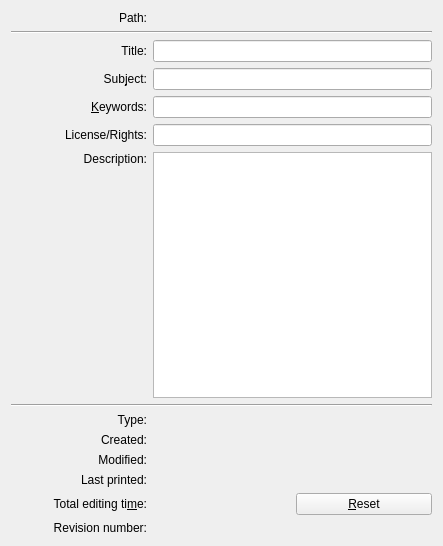
<?xml version="1.0" encoding="UTF-8"?>
<ui version="4.0">
 <author>
  SPDX-FileCopyrightText: none
  SPDX-License-Identifier: GPL-3.0-or-later
 </author>
 <class>KoDocumentInfoAboutWidget</class>
 <widget class="QWidget" name="KoDocumentInfoAboutWidget">
  <property name="geometry">
   <rect>
    <x>0</x>
    <y>0</y>
    <width>443</width>
    <height>546</height>
   </rect>
  </property>
  <layout class="QGridLayout">
   <item row="10" column="1">
    <widget class="QLabel" name="lblModified">
     <property name="text">
      <string/>
     </property>
    </widget>
   </item>
   <item row="11" column="0">
    <widget class="QLabel" name="lblLastPrintedDesc">
     <property name="text">
      <string>Last printed:</string>
     </property>
     <property name="alignment">
      <set>Qt::AlignRight|Qt::AlignTrailing|Qt::AlignVCenter</set>
     </property>
    </widget>
   </item>
   <item row="0" column="1" colspan="2">
    <widget class="QLabel" name="filePathLabel">
     <property name="text">
      <string/>
     </property>
    </widget>
   </item>
   <item row="10" column="0">
    <widget class="QLabel" name="lblModifiedDesc">
     <property name="text">
      <string>Modified:</string>
     </property>
     <property name="alignment">
      <set>Qt::AlignRight|Qt::AlignTrailing|Qt::AlignVCenter</set>
     </property>
    </widget>
   </item>
   <item row="1" column="0" colspan="3">
    <widget class="Line" name="filePathSeparatorLine">
     <property name="orientation">
      <enum>Qt::Horizontal</enum>
     </property>
    </widget>
   </item>
   <item row="7" column="0" colspan="3">
    <widget class="Line" name="line_2">
     <property name="orientation">
      <enum>Qt::Horizontal</enum>
     </property>
    </widget>
   </item>
   <item row="5" column="0">
    <widget class="QLabel" name="lblLicense">
     <property name="text">
      <string>License/Rights:</string>
     </property>
     <property name="alignment">
      <set>Qt::AlignRight|Qt::AlignTrailing|Qt::AlignVCenter</set>
     </property>
    </widget>
   </item>
   <item row="5" column="1" colspan="2">
    <widget class="QLineEdit" name="leLicense"/>
   </item>
   <item row="8" column="0">
    <widget class="QLabel" name="lblTypeDesc">
     <property name="text">
      <string>Type:</string>
     </property>
     <property name="alignment">
      <set>Qt::AlignRight|Qt::AlignTrailing|Qt::AlignVCenter</set>
     </property>
    </widget>
   </item>
   <item row="4" column="0">
    <widget class="QLabel" name="lblKeywordsDesc">
     <property name="text">
      <string>&amp;Keywords:</string>
     </property>
     <property name="alignment">
      <set>Qt::AlignRight|Qt::AlignTrailing|Qt::AlignVCenter</set>
     </property>
     <property name="buddy">
      <cstring>leKeywords</cstring>
     </property>
    </widget>
   </item>
   <item row="13" column="0">
    <widget class="QLabel" name="lblRevisionDesc">
     <property name="text">
      <string>Revision number:</string>
     </property>
     <property name="alignment">
      <set>Qt::AlignRight|Qt::AlignTrailing|Qt::AlignVCenter</set>
     </property>
    </widget>
   </item>
   <item row="3" column="1" colspan="2">
    <widget class="QLineEdit" name="leSubject"/>
   </item>
   <item row="4" column="1" colspan="2">
    <widget class="QLineEdit" name="leKeywords">
     <property name="text">
      <string/>
     </property>
    </widget>
   </item>
   <item row="2" column="1" colspan="2">
    <widget class="QLineEdit" name="leTitle"/>
   </item>
   <item row="9" column="0">
    <widget class="QLabel" name="lblCreatedDesc">
     <property name="text">
      <string>Created:</string>
     </property>
     <property name="alignment">
      <set>Qt::AlignRight|Qt::AlignTrailing|Qt::AlignVCenter</set>
     </property>
    </widget>
   </item>
   <item row="12" column="0">
    <widget class="QLabel" name="lblEditingDesc">
     <property name="text">
      <string>Total editing ti&amp;me:</string>
     </property>
     <property name="alignment">
      <set>Qt::AlignRight|Qt::AlignTrailing|Qt::AlignVCenter</set>
     </property>
     <property name="buddy">
      <cstring>pbReset</cstring>
     </property>
    </widget>
   </item>
   <item row="6" column="0">
    <widget class="QLabel" name="lbCommentsDesc">
     <property name="text">
      <string>Description:</string>
     </property>
     <property name="alignment">
      <set>Qt::AlignLeading|Qt::AlignLeft|Qt::AlignRight|Qt::AlignTop|Qt::AlignTrailing</set>
     </property>
     <property name="buddy">
      <cstring>meDescription</cstring>
     </property>
    </widget>
   </item>
   <item row="12" column="1">
    <widget class="QLabel" name="lblEditing">
     <property name="text">
      <string/>
     </property>
    </widget>
   </item>
   <item row="0" column="0">
    <widget class="QLabel" name="filePathInfoLabel">
     <property name="text">
      <string>Path:</string>
     </property>
     <property name="alignment">
      <set>Qt::AlignRight|Qt::AlignTrailing|Qt::AlignVCenter</set>
     </property>
    </widget>
   </item>
   <item row="9" column="1">
    <widget class="QLabel" name="lblCreated">
     <property name="text">
      <string/>
     </property>
    </widget>
   </item>
   <item row="12" column="2">
    <widget class="QPushButton" name="pbReset">
     <property name="sizePolicy">
      <sizepolicy hsizetype="Preferred" vsizetype="Fixed">
       <horstretch>0</horstretch>
       <verstretch>0</verstretch>
      </sizepolicy>
     </property>
     <property name="layoutDirection">
      <enum>Qt::RightToLeft</enum>
     </property>
     <property name="text">
      <string>&amp;Reset</string>
     </property>
    </widget>
   </item>
   <item row="13" column="1">
    <widget class="QLabel" name="lblRevision">
     <property name="text">
      <string/>
     </property>
    </widget>
   </item>
   <item row="6" column="1" colspan="2">
    <widget class="QTextEdit" name="meDescription"/>
   </item>
   <item row="8" column="1">
    <widget class="QLabel" name="lblType">
     <property name="text">
      <string/>
     </property>
    </widget>
   </item>
   <item row="11" column="1">
    <widget class="QLabel" name="lblLastPrinted">
     <property name="text">
      <string/>
     </property>
    </widget>
   </item>
   <item row="2" column="0">
    <widget class="QLabel" name="lblTitleDesc">
     <property name="text">
      <string comment="Document title">Title:</string>
     </property>
     <property name="alignment">
      <set>Qt::AlignRight|Qt::AlignTrailing|Qt::AlignVCenter</set>
     </property>
     <property name="buddy">
      <cstring>leTitle</cstring>
     </property>
    </widget>
   </item>
   <item row="3" column="0">
    <widget class="QLabel" name="lblSubjectDesc">
     <property name="text">
      <string>Sub&amp;ject:</string>
     </property>
     <property name="alignment">
      <set>Qt::AlignRight|Qt::AlignTrailing|Qt::AlignVCenter</set>
     </property>
     <property name="buddy">
      <cstring>leSubject</cstring>
     </property>
    </widget>
   </item>
  </layout>
 </widget>
 <tabstops>
  <tabstop>leTitle</tabstop>
  <tabstop>leSubject</tabstop>
  <tabstop>leKeywords</tabstop>
  <tabstop>leLicense</tabstop>
  <tabstop>meDescription</tabstop>
  <tabstop>pbReset</tabstop>
 </tabstops>
 <resources/>
 <connections/>
</ui>
